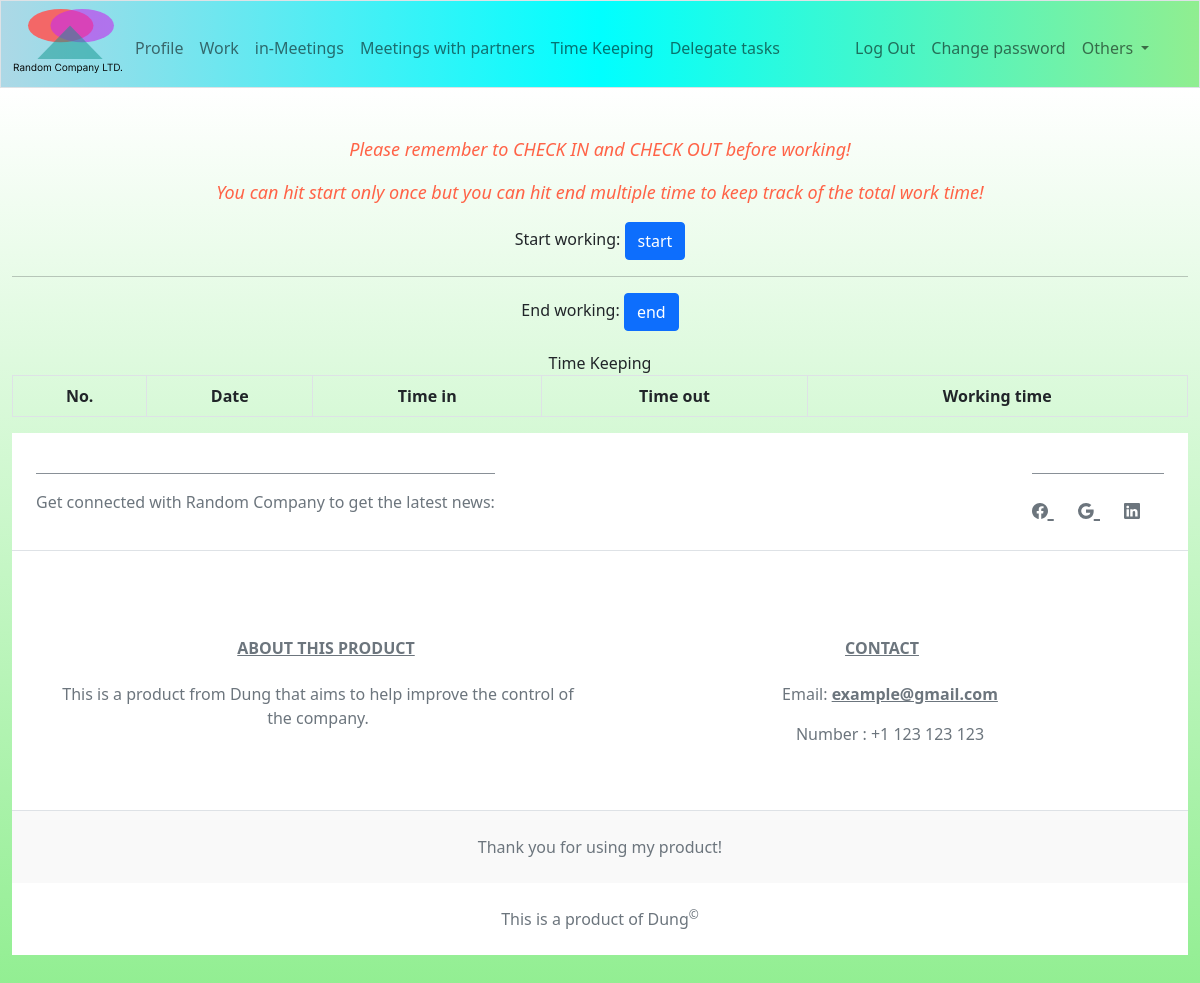
The page /time_keep (signed in) on the database as committed earlier.
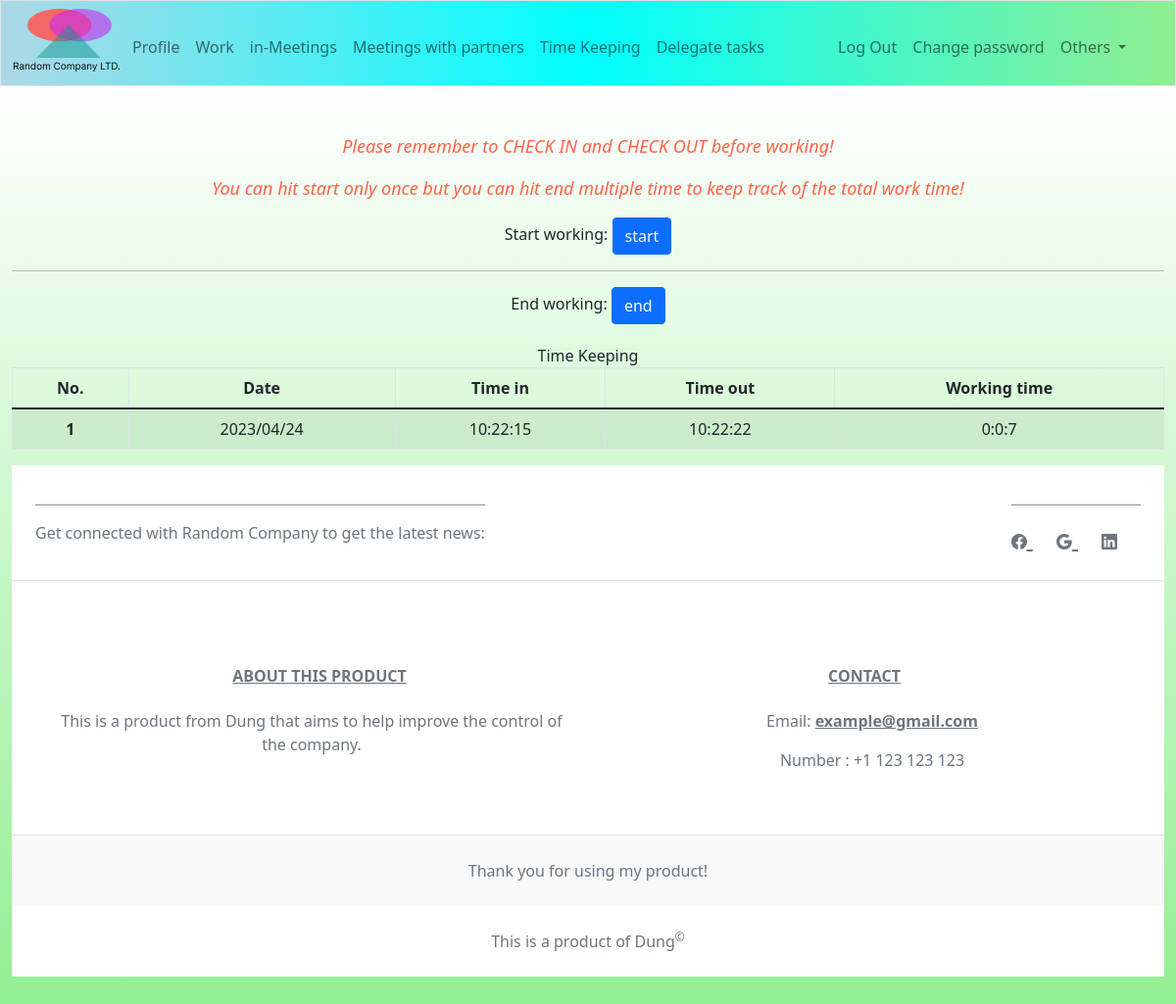
The same page on the database as committed later.
### tables this page shows
CREATE TABLE timekeep (
    worker_id INTEGER,
    date TEXT NOT NULL,
    time_in TEXT,
    time_out TEXT,
    work_time REAL,
    FOREIGN KEY(worker_id) REFERENCES workers(id)
);

### app.py (the view)
@app.route("/time_keep", methods=["GET", "POST"])
@login_required
def timekeep():
    if request.method == "POST":
        mark = request.form.get("timekeep")
        now = datetime.now()
        date, time = datetime.strftime(now, "%Y/%m/%d"), datetime.strftime(now, "%H:%M:%S")
        if mark == "start":
            if len(db.execute("SELECT time_in FROM timekeep WHERE worker_id = ? AND date = ?",
                                session["user_id"], date)) != 0:
                return apology("You can only hit start once every day!")
            else:
                db.execute("""INSERT INTO timekeep(worker_id, date, time_in, time_out, work_time)
                       VALUES(?, ?, ?, NULL, NULL)""", session["user_id"], date, time)
        else:
            try:
                time_in = db.execute("SELECT time_in FROM timekeep WHERE worker_id = ? AND date = ?",
                                session["user_id"], date)[0]["time_in"]
                start = datetime.strptime(f"{date} {time_in}", "%Y/%m/%d %H:%M:%S")
            except:
                return apology("You havent't check in yet! Please contact the admin to add your work time!")
            delta = int((now - start).total_seconds())
            hours, min_sec = divmod(delta, 3600)
            mins, secs = divmod(min_sec, 60)
            delta = f"{hours}:{mins}:{secs}"
            db.execute("""UPDATE timekeep SET time_out = ?, work_time = ? WHERE worker_id = ? AND date = ? AND time_in = ?""",
                       time, delta, session["user_id"], date, time_in)
        return redirect("/")
    else:
        time_keeping = []
        for day in db.execute("SELECT * FROM timekeep WHERE worker_id = ? ORDER BY date DESC LIMIT 7", session["user_id"]):
            time_keeping.append({
                "date": day["date"],
                "time_in": day["time_in"],
                "time_out": str(day["time_out"]),
                "work_time": str(day["work_time"])
                })
        return render_template("timekeep.html", time_keeping=time_keeping)

### app.py (called while the page is built)
@app.after_request
def after_request(response):
    response.headers["Cache-Control"] = "no-cache, no-store, must-revalidate"
    response.headers["Expires"] = 0
    response.headers["Pragma"] = "no-cache"
    return response

### funcs.py (called while the page is built)
def login_required(func):
    @wraps(func)
    def decorated_function(*args, **kwargs):
        if session.get("user_id") is None:
            return redirect("/login")
        return func(*args, **kwargs)
    return decorated_function

### templates/timekeep.html (shortened to what this page needs)
{% extends "layout.html" %}
{% block main %}
    <div class="text-center reminder">
        <p>Please remember to CHECK IN and CHECK OUT before working!</p>
        <p>You can hit start only once but you can hit end multiple time to keep track of the total work time!</p>
    </div>
    <form action="/time_keep" method="post">
        <label for="start">Start working: </label>
        <input type="submit" name="timekeep" id="start" value="start" class="btn btn-primary">
        <hr>
        <label for="end">End working: </label>
        <input type="submit" name="timekeep" id="end" value="end" class="btn btn-primary">
    </form>
    <table class="table table-striped table-bordered table-hover" id="time_keep_table">
        <label for="time_keep_table">Time Keeping</label>
        <thead class="thead-light">
            <th scope="col">No.</th>
            <th scope="col">Date</th>
            <th scope="col">Time in</th>
            <th scope="col">Time out</th>
            <th scope="col">Working time</th>
        </thead>
        <tbody>
            {% for day in time_keeping %}
                <tr>
                    <th scope="row">{{ loop.index }}</th>
                    <td>{{ day["date"] }}</td>
                    <td>{{ day["time_in"] }}</td>
                    <td>{{ day["time_out"] }}</td>
                    <td>{{ day["work_time"] }}</td>
                </tr>
            {% endfor %}
        </tbody>
    </table>
{% endblock %}

### templates/layout.html (shortened to what this page needs)
<!DOCTYPE html>
<html lang="en">
  <head>
    <link
      href="https://cdn.jsdelivr.net/npm/bootstrap@5.1.3/dist/css/bootstrap.min.css"
      rel="stylesheet"
    />
    <link href="../static/styles.css" rel="stylesheet" />
  </head>
  <body>
    <nav class="bg-light border navbar navbar-expand-md navbar-light">
      <div class="container-fluid">
        <img src="../static/logo.svg" alt="Logo" />
        <div class="collapse navbar-collapse" id="navbar">
          {% if session["user_id"] %}
          <ul class="navbar-nav me-auto mt-2">
            <li class="nav-item"><a class="nav-link" href="/">Profile</a></li>
            <li class="nav-item"><a class="nav-link" href="/work">Work</a></li>
            <li class="nav-item">
              <a class="nav-link" href="/in_meeting">in-Meetings</a>
            </li>
            <li class="nav-item">
              <a class="nav-link" href="/out_meeting">Meetings with partners</a>
            </li>
            <li class="nav-item">
              <a class="nav-link" href="/time_keep">Time Keeping</a>
            </li>
            <li class="nav-item">
              <a class="nav-link" href="/delegate_task">Delegate tasks</a>
            </li>
          </ul>
          <ul class="navbar-nav ms-auto mt-2">
            <li class="nav-item">
              <a class="nav-link" href="/logout">Log Out</a>
            </li>
            <li class="nav-item">
              <a class="nav-link" href="/change">Change password</a>
            </li>
          </ul>
          {% else %}
          <ul class="navbar-nav ms-auto mt-2">
            <li class="nav-item">
              <a class="nav-link" href="/login">Log In</a>
            </li>
          </ul>
          {% endif %} {% if session["role"] == "Ceo" or session["role"] ==
          "Director" %}
          <ul class="navbar-nav me-auto mt-2">
            <li class="nav-item dropdown">
              <a
                class="nav-link dropdown-toggle"
                href="#"
                id="navbarScrollingDropdown"
                role="button"
                data-bs-toggle="dropdown"
                aria-expanded="false"
              >
                Others
              </a>
            </li>
          </ul>
          {% endif %}
        </div>
      </div>
    </nav>
    <main class="container-fluid py-5 text-center">
      {% block main %}{% endblock %}
      <footer class="text-center text-lg-start bg-white text-muted">
        <section
          class="d-flex justify-content-center justify-content-lg-between p-4 border-bottom"
        >
          <div class="me-5 d-lg-block">
            <span>
              <hr class="dot" />
              Get connected with Random Company to get the latest news:
            </span>
          </div>
          <div>
            <hr class="dot" />
            <a href="#" style="font-size: 1.5em" class="me-4 link-secondary">
            </a>
            <a href="#" style="font-size: 1.5em" class="me-4 link-secondary">
            </a>
            <a
              href="https://www.linkedin.com/in/dung-tran-373598263/"
              style="font-size: 1.5em"
              class="me-4 link-secondary"
            >
            </a>
          </div>
        </section>
        <section
          class="d-flex justify-content-center justify-content-lg-between p-4 border-bottom"
        >
          <div class="container text-center mt-5">
            <div class="row mt-3">
              <div class="col mx-auto mb-4">
                <h6 class="text-uppercase fw-bold mb-4">
                  <u>About this product</u>
                </h6>
                <p>
                  This is a product from Dung that aims to help improve the
                  control of the company.
                </p>
              </div>
              <div class="col mx-auto mb-4">
                <h6 class="text-uppercase fw-bold mb-4"><u>Contact</u></h6>
                <p>
                  Email:
                  <a class="text-reset fw-bold" href="#!">example@gmail.com</a>
                </p>
                <p>
                  Number : +1 123
                  123 123
                </p>
              </div>
            </div>
          </div>
        </section>
        <div
          class="text-center p-4"
          style="background-color: rgba(0, 0, 0, 0.025)"
        >
          Thank you for using my product!
        </div>
        <div class="text-center p-4">
          This is a product of Dung<sup>&copy;</sup>
        </div>
      </footer>
    </main>
  </body>
</html>

### static/styles.css (style rules this page uses)
body { overflow: auto; display: flex; flex-direction: column; }
main { background-image: linear-gradient(180deg, white, lightgreen) ; position: relative; overflow: auto; }
nav { background-color: rgb(239, 239, 238); position: relative; transition-duration: 0.5s; background-image: linear-gradient(to right, lightblue, cyan, lightgreen); transition: all 250ms ease-in-out; border: 1px solid black; }
.dot { height: 2px; opacity: 0.8; text-align: center; }
.reminder { color: tomato; font-size: large; font-weight: 500; font-style: italic; }
.container { display: grid !important; }
.nav-item::after, .profile-card > p::after { content: ""; position: absolute; height: 2px; width: 110%; bottom: 0em; left: 0em; background: green; transform: scaleX(0); transition: transform 500ms ease; transform-origin: left; }
form { margin-bottom: 20px; position: relative; }

Rows that differ between the two databases and show on the page:
added timekeep: date "2023/04/24", time_in "10:22:15", time_out "10:22:22", work_time "0:0:7"
